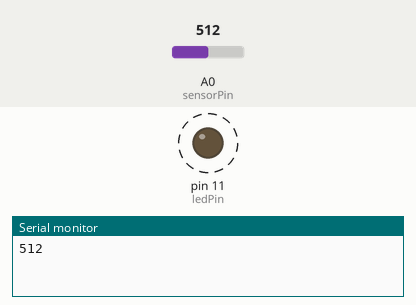
Simulated run of this sketch. Board: Arduino Uno, built with avr-gcc and run on an emulated ATmega328P. On the bench: output pins drawn as LEDs (lit = HIGH), the last lines printed to the serial monitor. Dashed ring = blinking. The inputs (shaded band) are chosen by the test bench; at power-on: A0 (sensorPin) = 512.

Above: at 1.8 s.
1.9 s: A0 (sensorPin) set to 306
At 2.2 s:
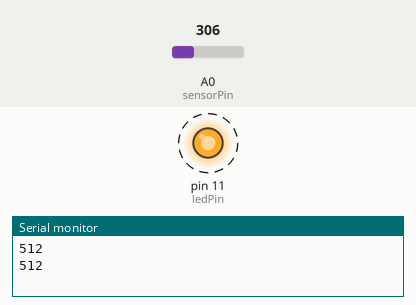
5.4 s: A0 (sensorPin) set to 122
At 5.56 s:
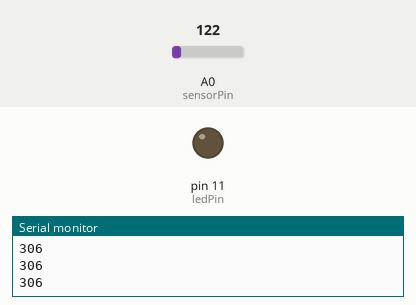
Timing chart, 0 to 14.9 s (numbered marks = the images above; inputs shaded):
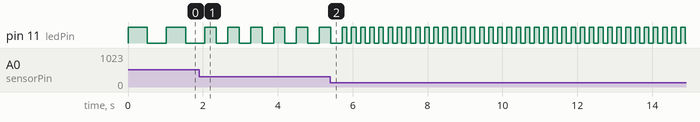

Measured:
- after the input at 1.9 s, pin 11 (ledPin): alternates HIGH for 0.31 s and LOW for 0.31 s, starting after 0.46 s
- by itself, pin 11 (ledPin): alternates HIGH for 0.51 s and LOW for 0.51 s

The sketch:

ex15.ino
```cpp
int sensorPin = A0;
int ledPin = 11;
int sensorValue = 0;

void setup() {
  // put your setup code here, to run once:
  pinMode(ledPin, OUTPUT);
  Serial.begin(9600);
}

void loop() {
  // put your main code here, to run repeatedly:
  sensorValue = analogRead(sensorPin);
  digitalWrite(ledPin, HIGH);
  delay(sensorValue);
  digitalWrite(ledPin, LOW);
  delay(sensorValue);
  Serial.println(sensorValue, DEC);
}
```
